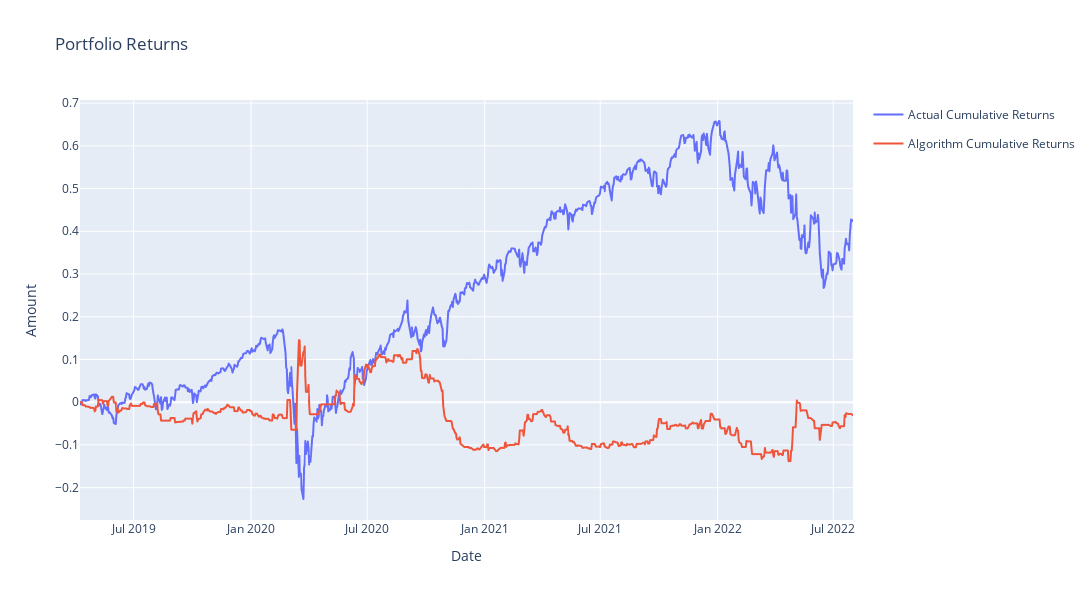

Source (notebook cell):
### Code cell
plot_returns(xgb_ptf)

### Figure 1 — Plotly figure (JSON) as saved in the notebook; plotly's stock layout.template omitted (floating-point values rounded to 4 significant figures; data arrays with more than 128 entries replaced by an {"elided": "..."} marker saying what was removed)
{"data": [{"hovertemplate": "variable=Actual Cumulative Returns<br>date=%{x}<br>value=%{y}<extra></extra>", "legendgroup": "Actual Cumulative Returns", "line": {"color": "#636efa", "dash": "solid"}, "marker": {"symbol": "circle"}, "mode": "lines", "name": "Actual Cumulative Returns", "showlegend": true, "type": "scattergl", "x": {"elided": "836 str values"}, "xaxis": "x", "y": {"elided": "836 float values"}, "yaxis": "y"}, {"hovertemplate": "variable=Algorithm Cumulative Returns<br>date=%{x}<br>value=%{y}<extra></extra>", "legendgroup": "Algorithm Cumulative Returns", "line": {"color": "#EF553B", "dash": "solid"}, "marker": {"symbol": "circle"}, "mode": "lines", "name": "Algorithm Cumulative Returns", "showlegend": true, "type": "scattergl", "x": {"elided": "836 str values"}, "xaxis": "x", "y": {"elided": "836 float values"}, "yaxis": "y"}], "layout": {"height": 600, "title": {"text": "Portfolio Returns"}, "width": 1200, "xaxis": {"title": {"text": "Date"}}, "yaxis": {"title": {"text": "Amount"}}}}
